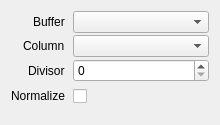
<?xml version="1.0" encoding="UTF-8"?>
<ui version="4.0">
 <class>AttributeProperties</class>
 <widget class="QWidget" name="AttributeProperties">
  <property name="geometry">
   <rect>
    <x>0</x>
    <y>0</y>
    <width>220</width>
    <height>125</height>
   </rect>
  </property>
  <layout class="QVBoxLayout" name="verticalLayout">
   <item>
    <layout class="QFormLayout" name="formLayout">
     <property name="labelAlignment">
      <set>Qt::AlignRight|Qt::AlignTrailing|Qt::AlignVCenter</set>
     </property>
     <property name="horizontalSpacing">
      <number>8</number>
     </property>
     <property name="verticalSpacing">
      <number>2</number>
     </property>
     <property name="leftMargin">
      <number>0</number>
     </property>
     <property name="topMargin">
      <number>0</number>
     </property>
     <property name="rightMargin">
      <number>0</number>
     </property>
     <property name="bottomMargin">
      <number>0</number>
     </property>
     <item row="0" column="0">
      <widget class="QLabel" name="labelBuffer">
       <property name="text">
        <string>Buffer</string>
       </property>
      </widget>
     </item>
     <item row="0" column="1">
      <widget class="ReferenceComboBox" name="buffer"/>
     </item>
     <item row="1" column="0">
      <widget class="QLabel" name="labelColumn">
       <property name="text">
        <string>Column</string>
       </property>
      </widget>
     </item>
     <item row="1" column="1">
      <widget class="ReferenceComboBox" name="column">
       <property name="sizePolicy">
        <sizepolicy hsizetype="Preferred" vsizetype="Fixed">
         <horstretch>1</horstretch>
         <verstretch>0</verstretch>
        </sizepolicy>
       </property>
      </widget>
     </item>
     <item row="3" column="1">
      <widget class="QCheckBox" name="normalize">
       <property name="minimumSize">
        <size>
         <width>0</width>
         <height>24</height>
        </size>
       </property>
      </widget>
     </item>
     <item row="2" column="1">
      <widget class="QSpinBox" name="divisor">
       <property name="maximum">
        <number>65536</number>
       </property>
      </widget>
     </item>
     <item row="2" column="0">
      <widget class="QLabel" name="labelDivisor">
       <property name="text">
        <string>Divisor</string>
       </property>
      </widget>
     </item>
     <item row="3" column="0">
      <widget class="QLabel" name="labelNormalize">
       <property name="text">
        <string>Normalize</string>
       </property>
      </widget>
     </item>
    </layout>
   </item>
  </layout>
 </widget>
 <customwidgets>
  <customwidget>
   <class>ReferenceComboBox</class>
   <extends>QComboBox</extends>
   <header>session/ReferenceComboBox.h</header>
  </customwidget>
 </customwidgets>
 <tabstops>
  <tabstop>buffer</tabstop>
  <tabstop>column</tabstop>
  <tabstop>divisor</tabstop>
  <tabstop>normalize</tabstop>
 </tabstops>
 <resources/>
 <connections/>
</ui>
